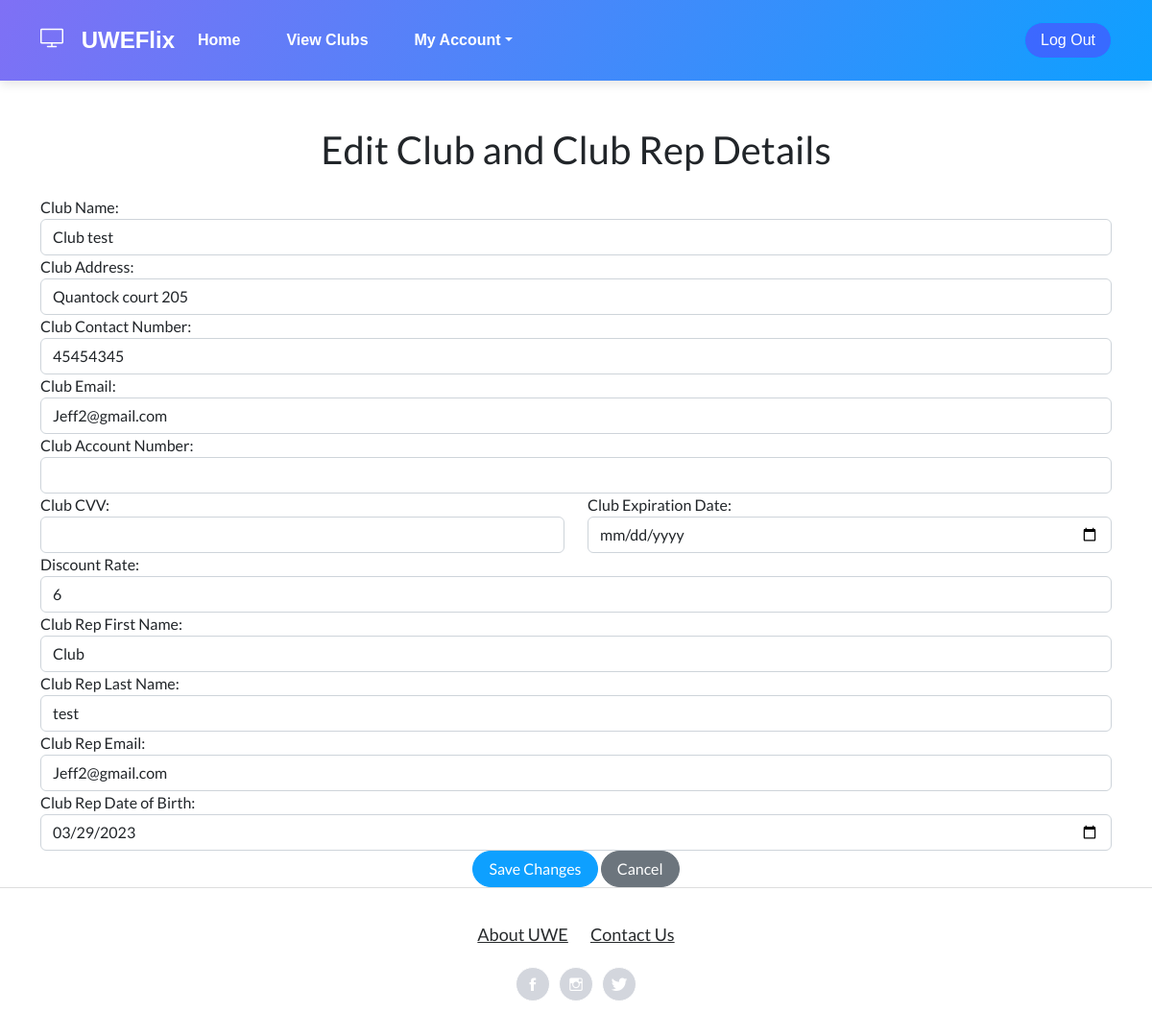
The app's page /cinmanager/updateclub/1, older data.
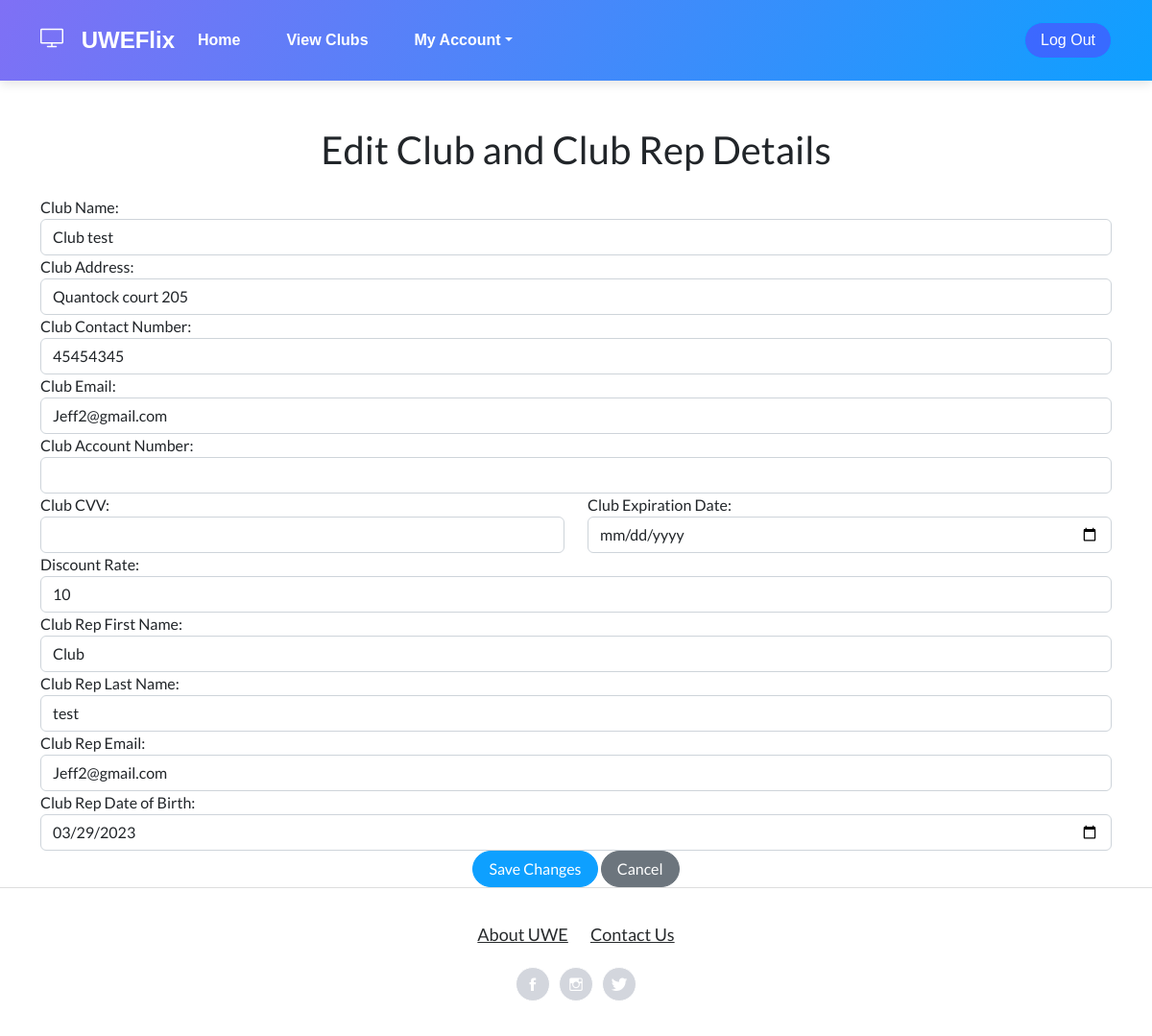
The same page, newer data.
### CinManager/models.py (models this page shows)
class Club(models.Model):
    id = models.AutoField(primary_key=True, unique=True)
    name = models.CharField(max_length=100)
    address = models.CharField(max_length=100)
    contact_number = models.CharField(max_length=100)
    email = models.CharField(max_length=100)
    discount_rate = models.PositiveIntegerField(default=0)

### CinManager/views.py (the view, shortened to what this page needs)
# urls.py: path('updateclub/<int:club_id>', views.update_club, name='update_club'),
def update_club(request, club_id):
    userpermissions = check_permissions(request)
    club = Club.objects.get(pk=club_id)
    club_rep = ClubRep.objects.get(club=club)
    return render(request, 'UWEFlix/editclub.html', {'club': club, 'club_rep': club_rep, 'userpermissions': userpermissions})

### CinManager/views.py (called while the page is built)
def check_permissions(request):
    if request.user.is_authenticated:
        if request.user.groups.filter(name='Cinema Managers').exists():
            userpermission = 1
        elif request.user.groups.filter(name='Club Representatives').exists():
            userpermission = 2
        elif request.user.groups.filter(name='Account Managers').exists():
            userpermission = 3
        elif request.user.groups.filter(name='Guest').exists():
            userpermission = 4
        else:
            userpermission = 0
    else:
        return redirect('Login')
    return userpermission

### web_project/templates/UWEFlix/editclub.html (shortened to what this page needs)
{% extends "UWEFlix/layout.html" %}
{% block content %}
<div class="container mt-5">
    <h1 class="text-center mb-4">Edit Club and Club Rep Details</h1>
    <form method="post" action="{% url 'update_club' club.id %}">
        <div class="form-group">
            <label for="id_name">Club Name:</label>
            <input type="text" class="form-control" name="name" id="id_name" value="{{ club.name }}" required>
        </div>
        <div class="form-group">
            <label for="id_address">Club Address:</label>
            <input type="text" class="form-control" name="address" id="id_address" value="{{ club.address }}" required>
        </div>
        <div class="form-group">
            <label for="id_contact_number">Club Contact Number:</label>
            <input type="text" class="form-control" name="contact_number" id="id_contact_number" value="{{ club.contact_number }}" required>
        </div>
        <div class="form-group">
            <label for="id_email">Club Email:</label>
            <input type="text" class="form-control" name="email" id="id_email" value="{{ club.email }}" required>
        </div>
        <div class="form-group">
            <label for="id_account_number">Club Account Number:</label>
            <input type="text" class="form-control" name="account_number" id="id_account_number" value="{{ club.account_number }}" required>
        </div>
        <div class="form-group row">
            <div class="col-6">
                <label for="id_cvv">Club CVV:</label>
                <input type="text" class="form-control" name="cvv" id="id_cvv" value="{{ club.cvv }}" required>
            </div>
            <div class="col-6">
                <label for="id_expdate">Club Expiration Date:</label>
                <input type="date" class="form-control" name="expdate" id="id_expdate" value="{{ club.expdate|date:'Y-m-d' }}" required>
            </div>
        </div>
        <div class="form-group">
            <label for="id_discount_rate">Discount Rate:</label>
            <input type="number" min="0" max="100" class="form-control" id="id_discount_rate" name="discount_rate" value="{{ club.discount_rate }}" required>
        </div>
        <div class="form-group">
            <label for="id_firstname">Club Rep First Name:</label>
            <input type="text" class="form-control" name="first_name" id="id_firstname"
                value="{{ club_rep.user.first_name }}" required>
        </div>
        <div class="form-group">
            <label for="id_lastname">Club Rep Last Name:</label>
            <input type="text" class="form-control" name="last_name" id="id_lastname"
                value="{{ club_rep.user.last_name }}" required>
        </div>
        <div class="form-group">
            <label for="id_email">Club Rep Email:</label>
            <input type="text" class="form-control" name="email" id="id_email" value="{{ club_rep.user.email }}"
                required>
        </div>
        <div class="form-group">
            <label for="id_dateofbirth">Club Rep Date of Birth:</label>
            <input type="date" class="form-control" name="dateofbirth" id="id_dateofbirth" value="{{ club_rep.dateofbirth|date:'Y-m-d' }}" required>
        </div>
        <div class="text-center">
            <input type="submit" class="btn btn-primary" value="Save Changes">
            <a class="btn btn-secondary" href="{% url 'home' %}">Cancel</a>
        </div>
    </form>
</div>
{% endblock %}

Row changes from the older to the newer data that the page shows:
changed Club "Club test": discount_rate "6" → "10"
